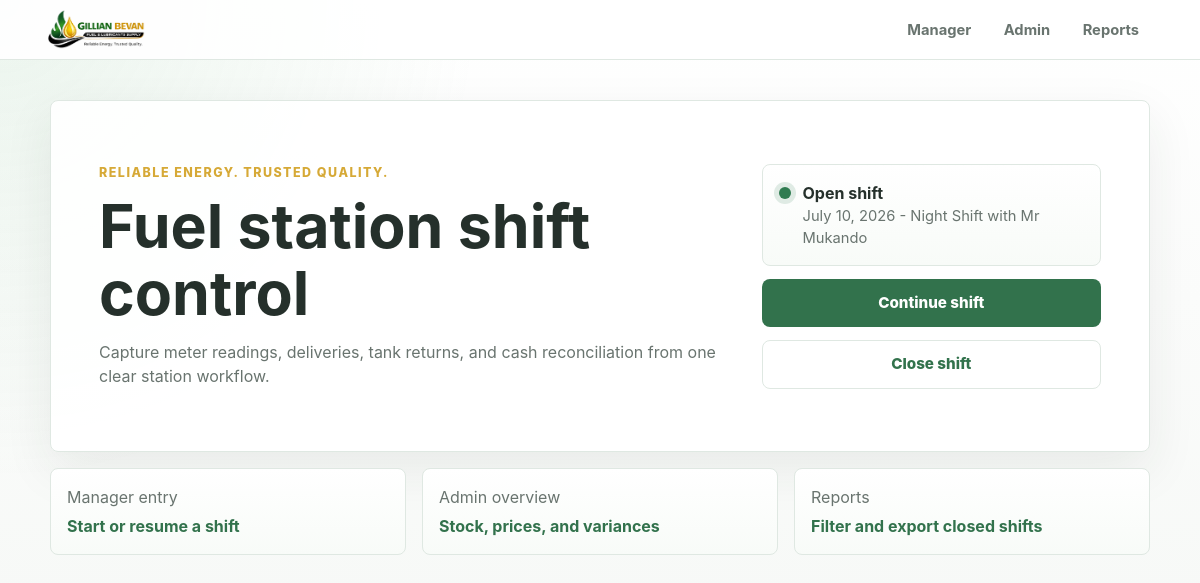
The app's page / (signed in) with its own data.
### main/models.py (models this page shows, shortened)
class Shift(models.Model):
    SHIFT_TYPE_CHOICES = [
        ("day", "Day Shift"),
        ("night", "Night Shift"),
    ]
    STATUS_CHOICES = [
        ("open", "Open"),
        ("closed", "Closed"),
    ]
    shift_date = models.DateField()
    shift_type = models.CharField(max_length=10, choices=SHIFT_TYPE_CHOICES)
    manager = models.ForeignKey(Manager, on_delete=models.PROTECT, related_name="shifts")
    status = models.CharField(max_length=10, choices=STATUS_CHOICES, default="open")
    cash_submitted = models.DecimalField(max_digits=12, decimal_places=2,
                                          null=True, blank=True)
    opened_at = models.DateTimeField(auto_now_add=True)
    closed_at = models.DateTimeField(null=True, blank=True)
    class Meta:
        unique_together = ("shift_date", "shift_type")
        ordering = ["-shift_date", "shift_type"]

class Manager(models.Model):
    name = models.CharField(max_length=100, unique=True)
    active = models.BooleanField(default=True)
    created_at = models.DateTimeField(auto_now_add=True)
    class Meta:
        ordering = ["name"]
    def __str__(self):
        return self.name

### main/views.py (the view)
# urls.py: path("", views.index, name="index"),
def index(request):
    if not request.session.get("site_access_granted"):
        return redirect("main:pin_gate")
    open_shift = Shift.objects.filter(status="open").order_by("-opened_at").first()
    return render(request, "main/index.html", {"open_shift": open_shift})

### main/templates/main/index.html (shortened to what this page needs)
{% extends 'main/layout.html' %}
{% block content %}
<section class="hero-panel">
    <div>
        <p class="section-kicker">Reliable Energy. Trusted Quality.</p>
        <h1>Fuel station shift control</h1>
        <p class="lead">
            Capture meter readings, deliveries, tank returns, and cash reconciliation
            from one clear station workflow.
        </p>
    </div>
    <div class="hero-actions">
        {% if open_shift %}
            <div class="status-card status-open">
                <span class="status-dot"></span>
                <div>
                    <strong>Open shift</strong>
                    <span>{{ open_shift.shift_date }} - {{ open_shift.get_shift_type_display }} with {{ open_shift.manager }}</span>
                </div>
            </div>
            <a class="button button-primary" href="{% url 'main:meter_entry' open_shift.id %}">Continue shift</a>
            <a class="button button-secondary" href="{% url 'main:shift_close' open_shift.id %}">Close shift</a>
        {% endif %}
    </div>
</section>
<section class="quick-grid" aria-label="Quick links">
    <a class="quick-link" href="{% url 'main:shift_start' %}">
        <span>Manager entry</span>
        <strong>Start or resume a shift</strong>
    </a>
    <a class="quick-link" href="{% url 'main:dashboard' %}">
        <span>Admin overview</span>
        <strong>Stock, prices, and variances</strong>
    </a>
    <a class="quick-link" href="{% url 'main:reports' %}">
        <span>Reports</span>
        <strong>Filter and export closed shifts</strong>
    </a>
</section>
{% endblock %}

### static/static_files/css/main.css (style rules this page uses)
:root { --color-bg: #f7f9f7; --color-surface: #ffffff; --color-surface-soft: #eef6ef; --color-text: #25302b; --color-muted: #69746f; --color-border: #dfe8e2; --color-green: #76b985; --color-green-dark: #32724c; --color-yellow: #fff2ad; --color-yellow-dark: #d6a936; --color-gray: #c8cacc; --color-danger: #b94040; --color-success: #2f7b50; --shadow-soft: 0 18px 50px rgba(37, 48, 43, 0.08); --radius: 8px; }
* { box-sizing: border-box; }
html { min-width: 320px; }
body { margin: 0; background: radial-gradient(circle at top left, rgba(118, 185, 133, 0.14), transparent 30rem), linear-gradient(180deg, #ffffff 0%, var(--color-bg) 100%); color: var(--color-text); font-family: -apple-system, BlinkMacSystemFont, "Segoe UI", Roboto, Oxygen, Ubuntu, Cantarell, "Open Sans", "Helvetica Neue", sans-serif; font-size: 16px; line-height: 1.5; }
a { color: var(--color-green-dark); text-decoration: none; }
.hero-panel, .narrow-panel, .detail-panel, .form-panel, .filter-bar { background: rgba(255, 255, 255, 0.95); border: 1px solid var(--color-border); border-radius: var(--radius); box-shadow: var(--shadow-soft); }
.hero-panel { align-items: center; display: grid; gap: 2rem; grid-template-columns: minmax(0, 1.3fr) minmax(280px, 0.7fr); min-height: 22rem; padding: clamp(1.5rem, 5vw, 3rem); }
.section-kicker { color: var(--color-yellow-dark); font-size: 0.78rem; font-weight: 800; letter-spacing: 0.12em; margin: 0 0 0.65rem; text-transform: uppercase; }
h1, h2 { line-height: 1.1; margin: 0; }
h1 { font-size: clamp(2rem, 6vw, 3.8rem); }
.lead, .panel-heading p, .screen-header p { color: var(--color-muted); margin: 0.85rem 0 0; max-width: 46rem; }
.hero-actions { display: grid; gap: 0.8rem; }
.status-card, .quick-link, .metric-card, .summary-strip { background: linear-gradient(180deg, #ffffff, #f8fbf8); border: 1px solid var(--color-border); border-radius: var(--radius); }
.status-card { align-items: flex-start; display: flex; gap: 0.75rem; padding: 1rem; }
.status-card strong, .status-card span { display: block; }
.status-card span:not(.status-dot) { color: var(--color-muted); font-size: 0.92rem; }
.status-dot { background: var(--color-success); border-radius: 50%; box-shadow: 0 0 0 5px rgba(47, 123, 80, 0.14); flex: 0 0 auto; height: 0.75rem; margin-top: 0.4rem; width: 0.75rem; }
.button { align-items: center; border: 1px solid transparent; border-radius: var(--radius); cursor: pointer; display: inline-flex; font: inherit; font-size: 0.95rem; font-weight: 800; justify-content: center; min-height: 2.8rem; padding: 0.75rem 1rem; }
.button-primary { background: var(--color-green-dark); color: #ffffff; }
.button-secondary { background: #ffffff; border-color: var(--color-border); color: var(--color-green-dark); }
.quick-grid, .metric-grid { display: grid; gap: 1rem; grid-template-columns: repeat(3, minmax(0, 1fr)); margin-top: 1rem; }
.quick-link, .metric-card { padding: 1rem; }
.quick-link span, .metric-card span, .metric-card small, .muted { color: var(--color-muted); }
.quick-link strong, .metric-card strong { display: block; margin-top: 0.3rem; }

### records on screen
Shift: shift_date "July 10, 2026", shift_type "Night Shift", manager "Mr Mukando"
